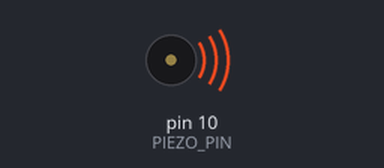
Bench run of a sketch on a simulated Arduino Uno, built with avr-gcc and run on an emulated ATmega328P. Parts: buzzer (waves = sounding).

Above: at 0.31 s.
Timing chart, 0 to 3.0 s (numbered marks = the images above):
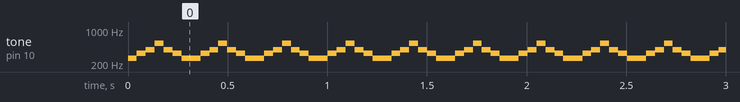

The sketch:

try_alarmSound.ino
```cpp
#define PIEZO_PIN 10

#define C 264
#define E 330
#define G 396
#define A 440
#define CZWEI 528
#define PAUSE 0

#define HALBE 3000
#define VIERTEL 2000
#define ACHTEL 1000

#define arr_length(a) (sizeof(a) / sizeof(a[0]))

const int sound0_tones[] = {A, E, G};
const int sound0_length[] = {ACHTEL, ACHTEL, HALBE};

const int sound1_tones[] = {A, PAUSE, A, PAUSE};
const int sound1_length[] = {ACHTEL, ACHTEL, ACHTEL, ACHTEL};

const int sound2_tones[] = {C, E, G, CZWEI,  G, E, C};
const int sound2_length[] = {VIERTEL, VIERTEL, VIERTEL, VIERTEL, VIERTEL, VIERTEL, VIERTEL};

const int sound3_tones[] = {A, PAUSE, A};
const int sound3_length[] = {ACHTEL, ACHTEL, ACHTEL};

int curr_sound_tones[10] = {};
int curr_sound_length[10] = {};


int i = 0;
int c = 0;

void setup(){
  for(int j = 0; j < arr_length(sound1_tones); j++){
    curr_sound_tones[j] = sound1_tones[j];
    curr_sound_length[j] = sound1_length[j];
  }
}

void loop(){

  process();
  //tone (PIEZO_PIN, A);
}

void process() {
    tone(PIEZO_PIN, sound2_tones[i]);
    c++;
    if(c > sound2_length[i]){
      i++;
      c = 0;
    }

    if(i > arr_length(sound2_tones)) i = 0;
  }
```

Measured:
- by itself, tone on pin 10 (PIEZO_PIN): repeats every 0.32 s: 330 Hz 0.04 s, 396 Hz 0.04 s, 528 Hz 0.04 s, 396 Hz 0.04 s, 330 Hz 0.04 s, 264 Hz 0.10 s
